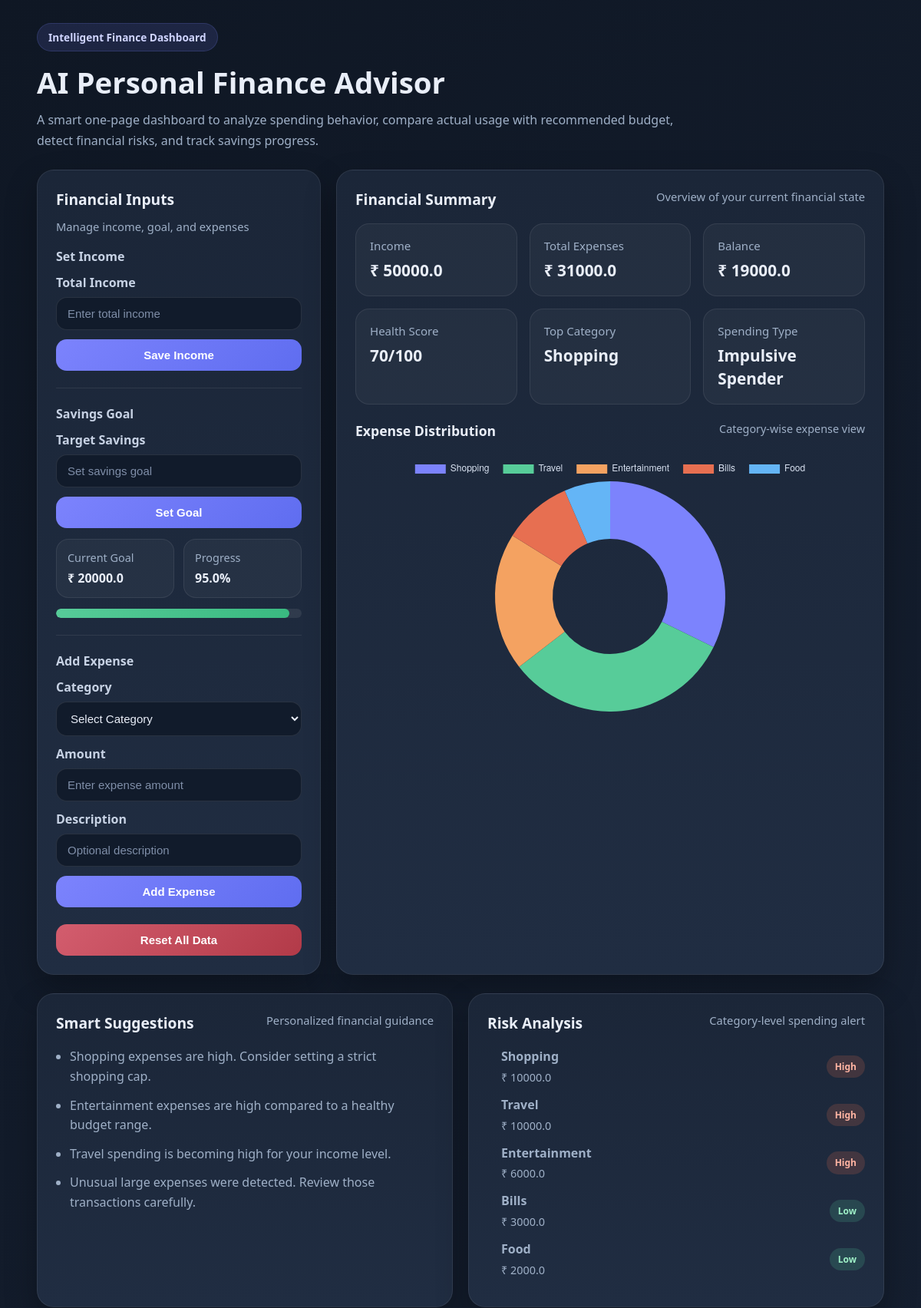
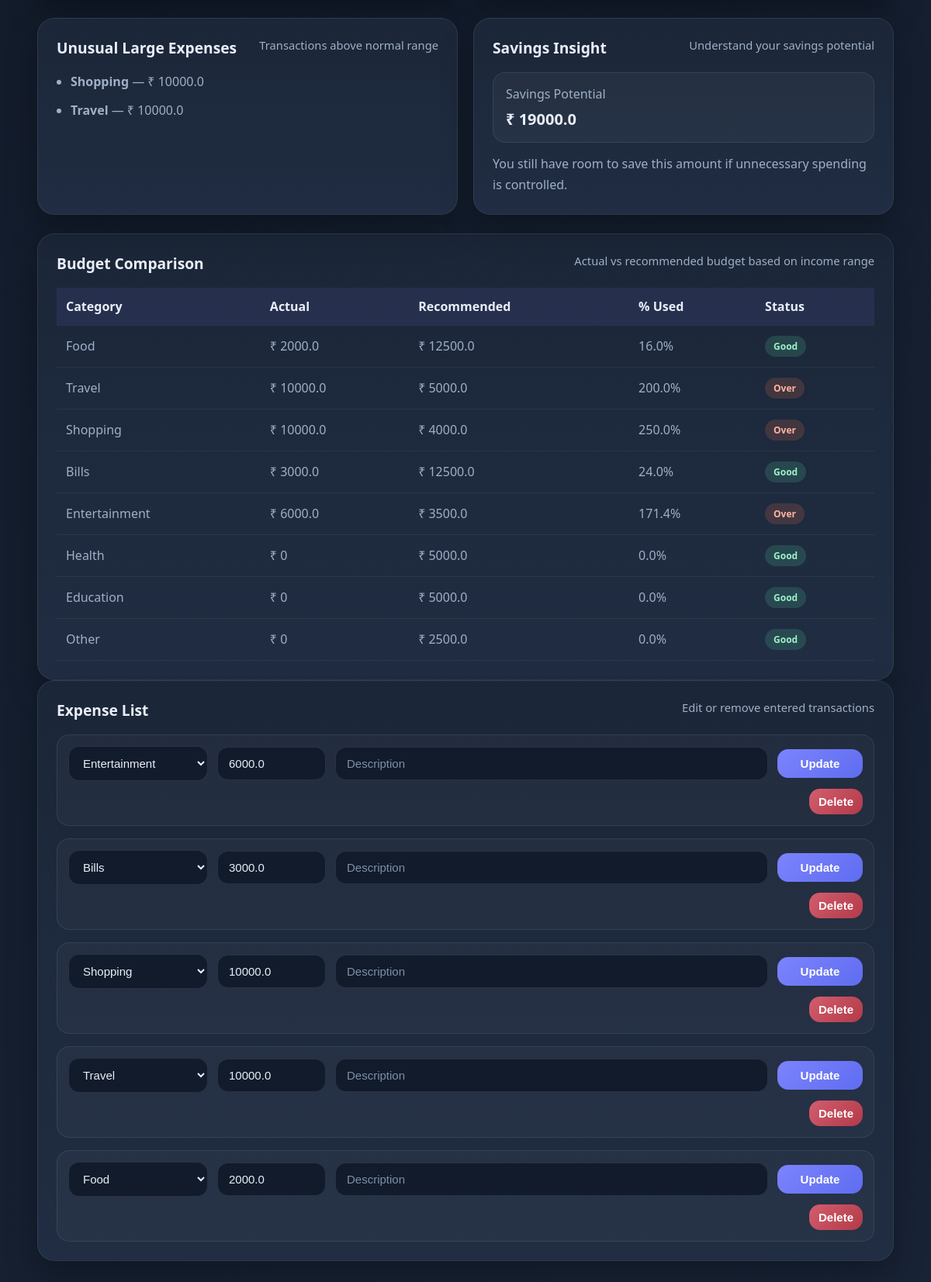
The page / on the database its author committed (2 pictures, top to bottom).
### tables this page shows
CREATE TABLE savings_goal (
            id INTEGER PRIMARY KEY CHECK (id = 1),
            target REAL DEFAULT 0
        );

CREATE TABLE finance_state (
            id INTEGER PRIMARY KEY CHECK (id = 1),
            income REAL DEFAULT 0
        );

CREATE TABLE expenses (
            id INTEGER PRIMARY KEY AUTOINCREMENT,
            category TEXT NOT NULL,
            amount REAL NOT NULL,
            description TEXT
        );

### app.py (the view, shortened to what this page needs)
@app.route("/", methods=["GET", "POST"])
def index():
    init_db()
    income = get_income()
    goal = get_savings_goal()
    expenses = get_expenses()
    total_expense = get_total_expense(expenses)
    balance = round(income - total_expense, 2)
    category_totals = get_category_totals(expenses)
    highest_category = get_highest_spending_category(category_totals)
    health_score = get_health_score(income, total_expense)
    personality = get_spending_personality(income, total_expense, category_totals)
    unusual_expenses = detect_unusual_expenses(expenses)
    risk_levels = get_risk_levels(income, category_totals)
    savings_potential = get_savings_potential(income, total_expense)
    suggestions = get_suggestions(income, total_expense, category_totals, unusual_expenses)
    budget_comparison = get_budget_comparison(income, category_totals)
    goal_progress = 0
    if goal > 0:
        goal_progress = min((savings_potential / goal) * 100, 100)
    category_labels = [item[0] for item in category_totals]
    category_values = [round(item[1], 2) for item in category_totals]
    return render_template(
        "index.html",
        income=income,
        goal=goal,
        goal_progress=round(goal_progress, 1),
        expenses=expenses,
        total_expense=total_expense,
        balance=balance,
        highest_category=highest_category,
        health_score=health_score,
        personality=personality,
        unusual_expenses=unusual_expenses,
        risk_levels=risk_levels,
        budget_comparison=budget_comparison,
        savings_potential=savings_potential,
        suggestions=suggestions,
        category_labels=json.dumps(category_labels),
        category_values=json.dumps(category_values)
    )

### templates/index.html (shortened to what this page needs)
<!DOCTYPE html>
<html lang="en">
<head>
    <link rel="stylesheet" href="{{ url_for('static', filename='style.css') }}">
</head>
<body>
    <div class="container">
        <header class="hero">
            <div class="hero-badge">Intelligent Finance Dashboard</div>
            <h1>AI Personal Finance Advisor</h1>
            <p>
                A smart one-page dashboard to analyze spending behavior, compare actual usage
                with recommended budget, detect financial risks, and track savings progress.
            </p>
        </header>
        <section class="grid top-grid">
            <div class="panel form-panel">
                <div class="section-header">
                    <h2>Financial Inputs</h2>
                    <span>Manage income, goal, and expenses</span>
                </div>
                <div class="sub-block">
                    <h3>Set Income</h3>
                    <form method="POST">
                        <label>Total Income</label>
                        <input type="number" step="0.01" name="income" placeholder="Enter total income" required>
                        <button type="submit">Save Income</button>
                    </form>
                </div>
                <div class="divider"></div>
                <div class="sub-block">
                    <h3>Savings Goal</h3>
                    <form method="POST">
                        <label>Target Savings</label>
                        <input type="number" step="0.01" name="goal" placeholder="Set savings goal" required>
                        <button type="submit">Set Goal</button>
                    </form>
                    <div class="mini-stats">
                        <div class="mini-card">
                            <span>Current Goal</span>
                            <strong>₹ {{ goal }}</strong>
                        </div>
                        <div class="mini-card">
                            <span>Progress</span>
                            <strong>{{ goal_progress }}%</strong>
                        </div>
                    </div>
                    <div class="progress-wrap">
                        <div class="progress-bar">
                            <div class="progress-fill" style="width: {{ goal_progress }}%;"></div>
                        </div>
                    </div>
                </div>
                <div class="divider"></div>
                <div class="sub-block">
                    <h3>Add Expense</h3>
                    <form method="POST">
                        <label>Category</label>
                        <select name="category" required>
                            <option value="">Select Category</option>
                        </select>
                        <label>Amount</label>
                        <input type="number" step="0.01" name="amount" placeholder="Enter expense amount" required>
                        <label>Description</label>
                        <input type="text" name="description" placeholder="Optional description">
                        <button type="submit">Add Expense</button>
                    </form>
                </div>
                <form method="POST" class="reset-form">
                    <button type="submit" class="danger-btn">Reset All Data</button>
                </form>
            </div>
            <div class="panel summary-panel">
                <div class="section-header">
                    <h2>Financial Summary</h2>
                    <span>Overview of your current financial state</span>
                </div>
                <div class="card-grid">
                    <div class="card">
                        <span>Income</span>
                        <h3>₹ {{ income }}</h3>
                    </div>
                    <div class="card">
                        <span>Total Expenses</span>
                        <h3>₹ {{ total_expense }}</h3>
                    </div>
                    <div class="card">
                        <span>Balance</span>
                        <h3>₹ {{ balance }}</h3>
                    </div>
                    <div class="card">
                        <span>Health Score</span>
                        <h3>{{ health_score }}/100</h3>
                    </div>
                    <div class="card">
                        <span>Top Category</span>
                        <h3>{{ highest_category }}</h3>
                    </div>
                    <div class="card">
                        <span>Spending Type</span>
                        <h3>{{ personality }}</h3>
                    </div>
                </div>
                <div class="chart-panel">
                    <div class="chart-header">
                        <h2>Expense Distribution</h2>
                        <span>Category-wise expense view</span>
                    </div>
                    {% if category_values != "[]" %}
                        <div class="chart-container">
                            <canvas id="expenseChart"></canvas>
                        </div>
                    {% else %}
                        <p class="empty-text">Add expenses to view the chart.</p>
                    {% endif %}
                </div>
            </div>
        </section>
        <section class="grid bottom-grid">
            <div class="panel">
                <div class="section-header">
                    <h2>Smart Suggestions</h2>
                    <span>Personalized financial guidance</span>
                </div>
                <ul class="styled-list">
                    {% for tip in suggestions %}
                        <li>{{ tip }}</li>
                    {% endfor %}
                </ul>
            </div>
            <div class="panel">
                <div class="section-header">
                    <h2>Risk Analysis</h2>
                    <span>Category-level spending alert</span>
                </div>
                {% if risk_levels %}
                    <ul class="styled-list">
                        {% for item in risk_levels %}
                            <li class="risk-row">
                                <div>
                                    <strong>{{ item.category }}</strong>
                                    <span class="muted-amount">₹ {{ item.amount }}</span>
                                </div>
                                <span class="badge {{ item.status|lower }}">{{ item.status }}</span>
                            </li>
                        {% endfor %}
                    </ul>
                {% else %}
                    <p class="empty-text">No risk analysis available yet.</p>
                {% endif %}
            </div>
        </section>
        <section class="grid bottom-grid">
            <div class="panel">
                <div class="section-header">
                    <h2>Unusual Large Expenses</h2>
                    <span>Transactions above normal range</span>
                </div>
                {% if unusual_expenses %}
                    <ul class="styled-list">
                        {% for item in unusual_expenses %}
                            <li>
                                <strong>{{ item["category"] }}</strong> — ₹ {{ item["amount"] }}
                            </li>
                        {% endfor %}
                    </ul>
                {% else %}
                    <p class="empty-text">No unusual expenses detected.</p>
                {% endif %}
            </div>
            <div class="panel">
                <div class="section-header">
                    <h2>Savings Insight</h2>
                    <span>Understand your savings potential</span>
                </div>
                <div class="insight-box">
                    <div class="insight-item">
                        <span>Savings Potential</span>
                        <strong>₹ {{ savings_potential }}</strong>
                    </div>
                    <div class="insight-message">
                        {% if savings_potential > 0 %}
                            You still have room to save this amount if unnecessary spending is controlled.
                        {% else %}
                            Your current spending is reducing your savings. Try lowering non-essential expenses.
                        {% endif %}
                    </div>
                </div>
            </div>
        </section>
        <section class="panel">
            <div class="section-header">
                <h2>Budget Comparison</h2>
                <span>Actual vs recommended budget based on income range</span>
            </div>
            <div class="table-wrap">
                <table>
                    <thead>
                        <tr>
                            <th>Category</th>
                            <th>Actual</th>
                            <th>Recommended</th>
                            <th>% Used</th>
                            <th>Status</th>
                        </tr>
                    </thead>
                    <tbody>
                        {% for item in budget_comparison %}
                        <tr>
                            <td>{{ item.category }}</td>
                            <td>₹ {{ item.actual }}</td>
                            <td>₹ {{ item.recommended }}</td>
                            <td>{{ item.percent }}%</td>
                            <td>
                                <span class="badge
                                    {% if item.status == 'Over' %}high
                                    {% elif item.status == 'Near' %}medium
                                    {% else %}low{% endif %}">
                                    {{ item.status }}
                                </span>
                            </td>
                        </tr>
                        {% endfor %}
                    </tbody>
                </table>
            </div>
        </section>
        <section class="panel">
            <div class="section-header">
                <h2>Expense List</h2>
                <span>Edit or remove entered transactions</span>
            </div>
            {% if expenses %}
                <div class="expense-list">
                    {% for expense in expenses %}
                        <div class="expense-item">
                            <form method="POST" class="edit-form">
                                <div class="edit-grid">
                                    <select name="category" required>
                                        <option value="Food" {% if expense["category"] == "Food" %}selected{% endif %}>Food</option>
                                        <option value="Travel" {% if expense["category"] == "Travel" %}selected{% endif %}>Travel</option>
                                        <option value="Shopping" {% if expense["category"] == "Shopping" %}selected{% endif %}>Shopping</option>
                                        <option value="Bills" {% if expense["category"] == "Bills" %}selected{% endif %}>Bills</option>
                                        <option value="Entertainment" {% if expense["category"] == "Entertainment" %}selected{% endif %}>Entertainment</option>
                                    </select>
                                    <input type="number" step="0.01" name="amount" value="{{ expense['amount'] }}" required>
                                    <input type="text" name="description" value="{{ expense['description'] or '' }}" placeholder="Description">
                                    <button type="submit" class="small-btn">Update</button>
                                </div>
                            </form>
                            <form method="POST" action="{{ url_for('delete_item', expense_id=expense['id']) }}" class="delete-form">
                                <button type="submit" class="small-danger">Delete</button>
                            </form>
                        </div>
                    {% endfor %}
                </div>
            {% else %}
                <p class="empty-text">No expenses added yet.</p>
            {% endif %}
        </section>
    </div>
    <script>
        const categoryLabels = {{ category_labels | safe }};
        const categoryValues = {{ category_values | safe }};
        if (categoryValues.length > 0) {
            const ctx = document.getElementById("expenseChart");
            new Chart(ctx, {
                type: "doughnut",
                data: {
                    labels: categoryLabels,
                    datasets: [{
                        data: categoryValues,
                        backgroundColor: [
                            "#7c83fd",
                            "#57cc99",
                            "#f4a261",
                            "#e76f51",
                            "#64b5f6",
                            "#ffb703",
                            "#9b5de5",
                            "#2a9d8f"
                        ],
                        borderWidth: 0
                    }]
                },
                options: {
                    responsive: true,
                    maintainAspectRatio: false,
                    plugins: {
                        legend: {
                            labels: {
                                color: "#d8e1f0",
                                padding: 18
                            }
                        }
                    }
                }
            });
        }
    </script>
</body>
</html>

### rows shown on the page
savings_goal: target "20000.0"
finance_state: income "50000.0"
expenses: category "Shopping", amount "10000.0", status "High", actual "10000.0", recommended "4000.0", percent "250.0", status "Over"
expenses: category "Travel", amount "10000.0", status "High", actual "10000.0", recommended "5000.0", percent "200.0", status "Over"
expenses: category "Entertainment", amount "6000.0", status "High", actual "6000.0", recommended "3500.0", percent "171.4", status "Over"
expenses: category "Bills", amount "3000.0", status "Low", actual "3000.0", recommended "12500.0", percent "24.0", status "Good"
expenses: category "Food", amount "2000.0", status "Low", actual "2000.0", recommended "12500.0", percent "16.0", status "Good"

### other values the page prints
{{ goal_progress }} "95.0"
{{ total_expense }} "31000.0"
{{ balance }} "19000.0"
{{ health_score }} "70"
{{ personality }} "Impulsive Spender"
{{ tip }} "Shopping expenses are high. Consider setting a strict shopping cap." "Entertainment expenses are high compared to a healthy budget range." "Travel spending is becoming high for your income level." "Unusual large expenses were detected. Review those transactions carefully."
{{ savings_potential }} "19000.0"
{{ item.category }} "Health" "Education" "Other"
{{ item.actual }} "0" "0" "0"
{{ item.recommended }} "5000.0" "5000.0" "2500.0"
{{ item.percent }} "0.0" "0.0" "0.0"
{{ item.status }} "Good" "Good" "Good"
chart data {{ category_labels | safe }} ["Shopping", "Travel", "Entertainment", "Bills", "Food"]
chart data {{ category_values | safe }} [10000.0, 10000.0, 6000.0, 3000.0, 2000.0]
